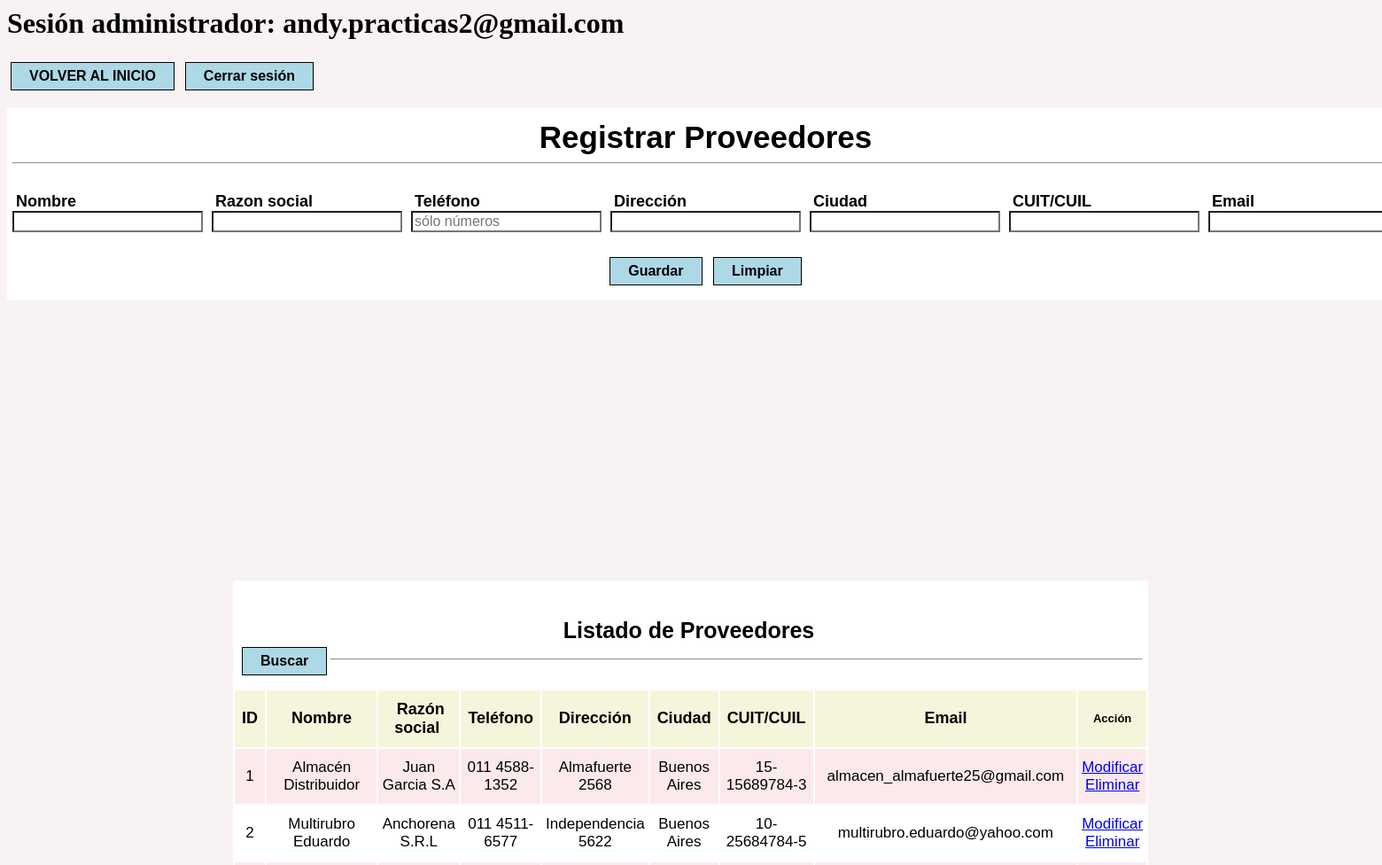
The app's page /crud_administrador/proveedores/proveedores.php (signed in) with its own data.
### tables this page shows
CREATE TABLE `proveedores` (
  `id_proveedor` int(10) NOT NULL,
  `nombre_proveedor` varchar(50) NOT NULL,
  `razon_social` varchar(50) NOT NULL,
  `telefono` varchar(20) NOT NULL,
  `direccion` varchar(50) NOT NULL,
  `ciudad` varchar(50) NOT NULL,
  `cuit_cuil` varchar(15) NOT NULL,
  `email` varchar(50) NOT NULL
);

### crud_administrador/proveedores/proveedores.php (the view, shortened to what this page needs)
<?php
include("../../conexion.php");
if(isset($_SESSION['administrador']))
{
	$usuarioingresado = $_SESSION['administrador'];
	echo "<h1> Sesión administrador: $usuarioingresado </h1>";
}
?>
<html>
<head>
<link rel="stylesheet" href="../../estilos/estilo_proveedores.css">
</head>
<body>
<header>
<form method="POST">
<input type="submit" value="VOLVER AL INICIO" name="btnvolver"/>
<input type="submit" value="Cerrar sesión" name="btncerrar"/>
</form>
</header>
<form name="Guardar_Limpiar" action="guardar_limpiar.php" method="post">
<table>
<tr><td colspan="8" align="center"><label class="label1">Registrar Proveedores </label><hr></td></tr>
<tr>
	<td ><label>Nombre</label> <input type="text" maxlength="50" name="txtnombre" required></td>
	<td ><label>Razon social</label> <input type="text" maxlength="50" name="txtrazon" required></td>
	<td ><label>Teléfono</label> <input type="number" maxlength="50"  name="txttelefono" placeholder="sólo números" min="7" required></td>
	<td ><label>Dirección</label> <input type="text" maxlength="50" name="txtdireccion" required></td>
	<td ><label>Ciudad</label> <input type="text" maxlength="50" name="txtciudad" required></td>
	<td ><label>CUIT/CUIL</label> <input type="text" maxlength="50" name="txtcuit" required></td>
	<td ><label>Email</label> <input type="email" maxlength="50" name="txtemail" required></td>
</tr>
<tr><td colspan="7" align="center">
<input type="submit" value="Guardar" name="grabardatos">
<input type="submit" value="Limpiar" name="limpiardatos" onClick="javascript: return confirm('Presione Aceptar para limpiar los formularios.');">
</td>
</tr>
</table>
</form>
<table class="tabla1">
<tr><td colspan="9" align="center"><label class="label2"> <br>Listado de Proveedores </label>
<form method="POST"><input type="submit" value="Buscar" name="buscar" style="float:left"></form>
<hr></td></tr>
<tr class="tr1">
	<td><label>ID</label></td>
	<td><label>Nombre</label></td>
	<td><label>Razón social</label></td>
	<td><label>Teléfono</label></td>
	<td><label>Dirección</label></td>
	<td><label>Ciudad</label></td>
	<td><label>CUIT/CUIL</label></td>
	<td><label>Email</label></td>
	<td><label style="font-size: small;">Acción</label></td>
</tr>
<?php
$sql="SELECT * FROM proveedores";
$result=mysqli_query($conn,$sql);
while($mostrar=mysqli_fetch_array($result))
{
?>
<tr class="tr2">
	<td><?php echo $mostrar['id_proveedor'] ?>
	<td><?php echo $mostrar['nombre_proveedor'] ?>
	<td><?php echo $mostrar['razon_social'] ?>
	<td><?php echo $mostrar['telefono'] ?>
	<td><?php echo $mostrar['direccion'] ?>
	<td><?php echo $mostrar['ciudad'] ?>
	<td><?php echo $mostrar['cuit_cuil'] ?>
	<td><?php echo $mostrar['email'] ?>
	<td><?php echo "<a href=\"modificar.php?id_proveedor=$mostrar[id_proveedor]\">Modificar</a>
	<a href=\"eliminar.php?id_proveedor=$mostrar[id_proveedor]\"
	onClick=\"return confirm('¿Estás seguro de eliminar a $mostrar[nombre_proveedor]?')\">Eliminar</a></td>";?>
</tr>
<?php
}
?>
</table>
</body>
</html>

### estilos/estilo_proveedores.css (style rules this page uses)
body { background-color: #f8f2f2; }
input[type=submit] { cursor: pointer; background-color: lightblue; border: 1px solid black; color:black; font-weight: bold; padding: 6px 20px; text-align: center; font-size:16px; margin: 4px 4px; position: center; font-family: Arial; }
input[type="text"] { font-family: Arial; color:black; background-color:white; text-align: left; font-size: 16px; margin: auto; }
input[type="email"] { font-family: Arial; color:black; background-color:white; text-align: left; font-size: 16px; margin: auto; }
input[type="number"] { font-family: Arial; color:black; background-color:white; text-align: left; font-size: 16px; margin: auto; }
label { font-family: Arial; padding: 4px; font-weight: bold; color: black; font-size: 18px; }
.label1 { font-size: 35px; }
.label2 { font-size: 25px; }
table { background-color: #FFFFFF; border: none; width: 100%; padding: 0; margin: 0; }
.tabla1 { background-color: #ffffff; padding: 0; margin: 0; border: none; width: fit-content; top: 85%; left: 50%; position:absolute; transform: translate(-50%,-50%); font-size:17px; text-align: center; display: block; height: 350px; overflow-y: auto; overflow-x: hidden; }
td { padding: 11px 4px; font-family: Arial; }
.tr1 { background-color: beige }
.tr2:nth-child(odd) { background: #fceaea; }
.tr2:nth-child(even) { background: #ffffff; }

### records on screen
proveedores: id_proveedor "1", nombre_proveedor "Almacén Distribuidor", razon_social "Juan Garcia S.A", telefono "011 4588-1352", direccion "Almafuerte 2568", ciudad "Buenos Aires", cuit_cuil "15-15689784-3", email "almacen_almafuerte25@gmail.com"
proveedores: id_proveedor "2", nombre_proveedor "Multirubro Eduardo", razon_social "Anchorena S.R.L", telefono "011 4511-6577", direccion "Independencia 5622", ciudad "Buenos Aires", cuit_cuil "10-25684784-5", email "multirubro.eduardo@yahoo.com"

### other values on screen
$usuarioingresado "andy.practicas2@gmail.com"
